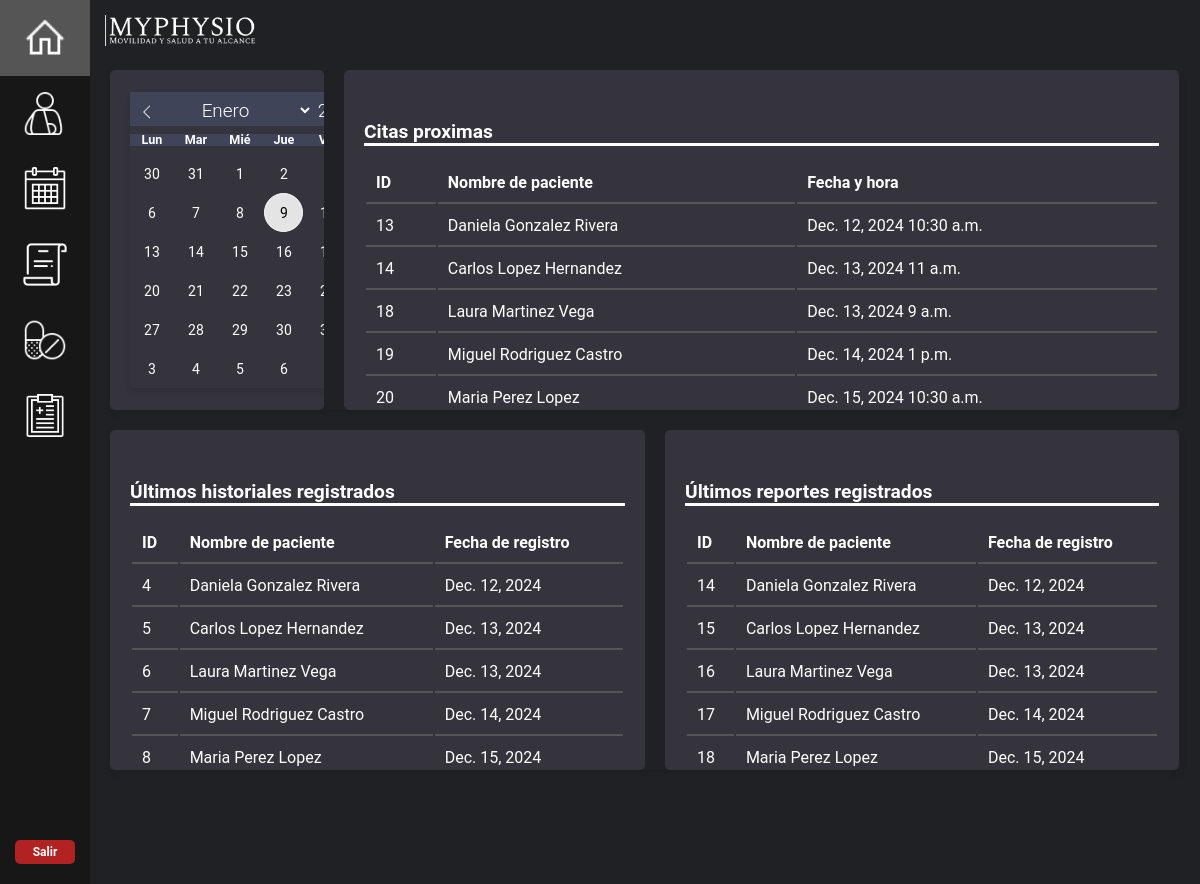
Page /home/ on the earlier database version.
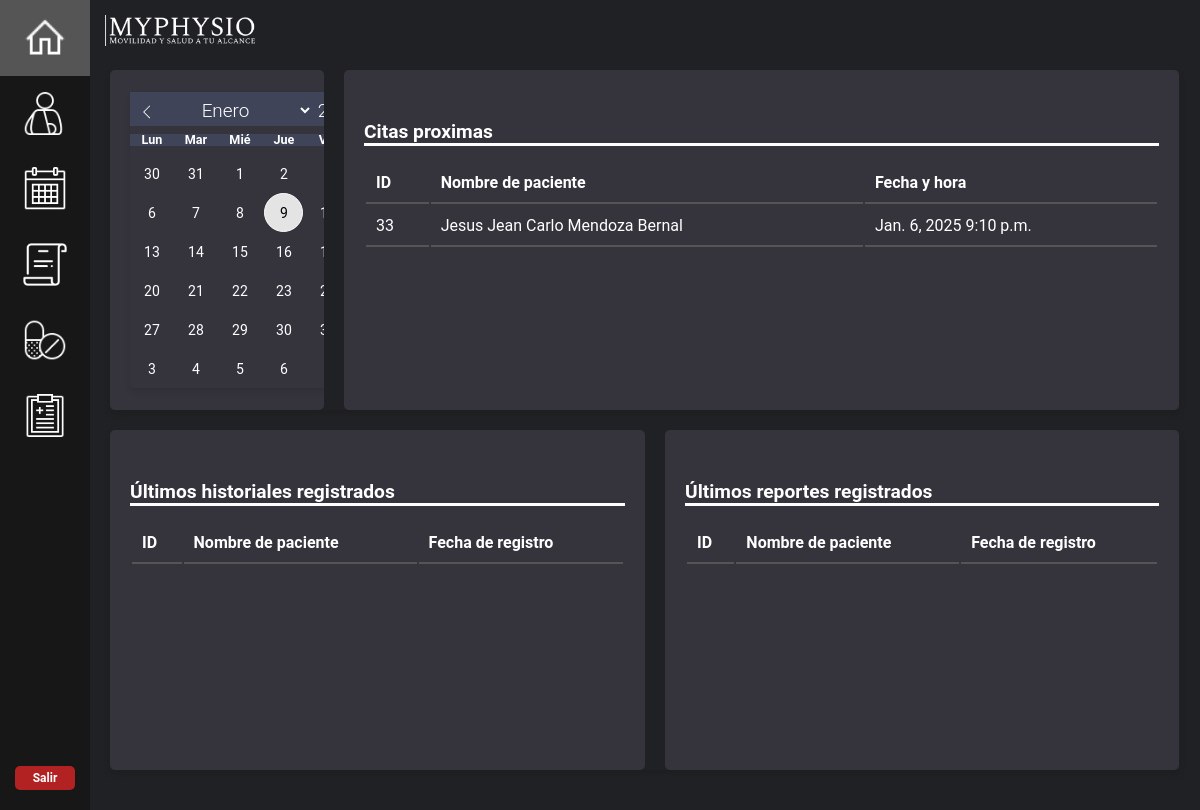
Same page on the later database version.
### mainapp/models.py (models this page shows, shortened)
class Citas(models.Model):
    paciente = models.ForeignKey(Paciente, on_delete=models.CASCADE, blank=False, null=False)
    fecha = models.DateField()
    hora = models.TimeField(auto_now=False, auto_now_add=False)
    class Meta:
        unique_together = ('paciente', 'fecha', 'hora')

class Paciente(models.Model):
    nombre = models.CharField(max_length=100)
    apellido_paterno = models.CharField(max_length=100)
    apellido_materno = models.CharField(max_length=100)
    edad = models.IntegerField(blank=True, null=True)
    fecha_nacimiento = models.DateField(blank=True, null=True)
    sexo = models.CharField(max_length=100, blank=True, null=True)
    direccion = models.CharField(max_length=100, blank=True, null=True)
    telefonoP = models.CharField(max_length=10,blank=True, null=True)
    emailP = models.EmailField(blank=True, null=True)
    sintomas = models.CharField(max_length=100, blank=True, null=True)
    frecuencia_dolor = models.CharField(max_length=255, blank=True, null=True)
    act_causante = models.CharField(max_length=100, blank=True, null=True)
    descripcion_dolor = models.CharField(max_length=100, blank=True, null=True)
    intensidad_dolor = models.CharField(max_length=100, blank=True, null=True)
    tratamiento = models.TextField(max_length=255, blank=True, null=True)
    lesiones = models.CharField(max_length=100, blank=True, null=True)
    condicion = models.CharField(max_length=100, blank=True, null=True)
    tratamientos_previos = models.TextField(max_length=255, blank=True, null=True)
    medicacion_actual = models.CharField(max_length=100, blank=True, null=True)
    peso = models.IntegerField(blank=True, null=True)
    altura = models.IntegerField(blank=True, null=True)
    rango_mov = models.IntegerField(blank=True, null=True)
    presion = models.CharField(max_length=100, blank=True, null=True)
    ocupacion = models.CharField(max_length=100, blank=True, null=True)
    act_fisica = models.CharField(max_length=100, blank=True, null=True)
    descanso = models.TextField(max_length=255, blank=True, null=True)
    alimentacion = models.TextField(max_length=255, blank=True, null=True)
    def __str__(self):
        return self.nombre + ' ' + self.apellido_paterno + ' ' + self.apellido_materno

class Historial(models.Model):
    paciente = models.ForeignKey(Paciente, on_delete=models.CASCADE, blank=False, null=False)
    fecha = models.DateField()
    cuello_d = models.IntegerField(blank=True, null=True)
    torso_d = models.IntegerField(blank=True, null=True)
    m_sup_d = models.IntegerField(blank=True, null=True)
    m_inf_d = models.IntegerField(blank=True, null=True)
    cuello_i = models.IntegerField(blank=True, null=True)
    torso_i = models.IntegerField(blank=True, null=True)
    m_sup_i = models.IntegerField(blank=True, null=True)
    m_inf_i = models.IntegerField(blank=True, null=True)
    cuello_dg = models.IntegerField(blank=True, null=True)
    torso_dg = models.IntegerField(blank=True, null=True)
    m_sup_dg = models.IntegerField(blank=True, null=True)
    m_inf_dg = models.IntegerField(blank=True, null=True)
    cuello_ig = models.IntegerField(blank=True, null=True)
    torso_ig = models.IntegerField(blank=True, null=True)
    m_sup_ig = models.IntegerField(blank=True, null=True)
    m_inf_ig = models.IntegerField(blank=True, null=True)
    flexv_ms_hd = models.IntegerField(blank=True, null=True)
    flexh_ms_hd = models.IntegerField(blank=True, null=True)
    extv_ms_hd = models.IntegerField(blank=True, null=True)
    exth_ms_hd = models.IntegerField(blank=True, null=True)
    abd_ms_hd = models.IntegerField(blank=True, null=True)
    add_ms_hd = models.IntegerField(blank=True, null=True)
    rotext_ms_hd = models.IntegerField(blank=True, null=True)
    rotint_ms_hd = models.IntegerField(blank=True, null=True)
    flexv_ms_hi = models.IntegerField(blank=True, null=True)
    flexh_ms_hi = models.IntegerField(blank=True, null=True)
    extv_ms_hi = models.IntegerField(blank=True, null=True)
    exth_ms_hi = models.IntegerField(blank=True, null=True)
    abd_ms_hi = models.IntegerField(blank=True, null=True)
    add_ms_hi = models.IntegerField(blank=True, null=True)
    rotext_ms_hi = models.IntegerField(blank=True, null=True)
    rotint_ms_hi = models.IntegerField(blank=True, null=True)
    flex_ms_bd = models.IntegerField(blank=True, null=True)
    ext_ms_bd = models.IntegerField(blank=True, null=True)
    pron_ms_bd = models.IntegerField(blank=True, null=True)
    susp_ms_bd = models.IntegerField(blank=True, null=True)
    flex_ms_bi = models.IntegerField(blank=True, null=True)
    ext_ms_bi = models.IntegerField(blank=True, null=True)
    pron_ms_bi = models.IntegerField(blank=True, null=True)
    susp_ms_bi = models.IntegerField(blank=True, null=True)
    flex_ms_md = models.IntegerField(blank=True, null=True)
    ext_ms_md = models.IntegerField(blank=True, null=True)
    abdr_ms_md = models.IntegerField(blank=True, null=True)
    add_ms_md = models.IntegerField(blank=True, null=True)
    flex_ms_mi = models.IntegerField(blank=True, null=True)
    ext_ms_mi = models.IntegerField(blank=True, null=True)
    abdr_ms_mi = models.IntegerField(blank=True, null=True)
    add_ms_mi = models.IntegerField(blank=True, null=True)
    flex_mi_cd = models.IntegerField(blank=True, null=True)
    ext_mi_cd = models.IntegerField(blank=True, null=True)
    flexcr_mi_cd = models.IntegerField(blank=True, null=True)
    abd_mi_cd = models.IntegerField(blank=True, null=True)
    add_mi_cd = models.IntegerField(blank=True, null=True)
    rotint_mi_cd = models.IntegerField(blank=True, null=True)
    rotext_mi_cd = models.IntegerField(blank=True, null=True)
    flex_mi_ci = models.IntegerField(blank=True, null=True)
    ext_mi_ci = models.IntegerField(blank=True, null=True)
    flexcr_mi_ci = models.IntegerField(blank=True, null=True)
    abd_mi_ci = models.IntegerField(blank=True, null=True)
    add_mi_ci = models.IntegerField(blank=True, null=True)
    rotint_mi_ci = models.IntegerField(blank=True, null=True)
    rotext_mi_ci = models.IntegerField(blank=True, null=True)
    flex_mi_pd = models.IntegerField(blank=True, null=True)
    ext_mi_pd = models.IntegerField(blank=True, null=True)
    rotint_mi_pd = models.IntegerField(blank=True, null=True)
    rotext_mi_pd = models.IntegerField(blank=True, null=True)
    flexplan_mi_pd = models.IntegerField(blank=True, null=True)
    dors_mi_pd = models.IntegerField(blank=True, null=True)
    inve_mi_pd = models.IntegerField(blank=True, null=True)
    ever_mi_pd = models.IntegerField(blank=True, null=True)
    flex_mi_pi = models.IntegerField(blank=True, null=True)
    ext_mi_pi = models.IntegerField(blank=True, null=True)
    rotint_mi_pi = models.IntegerField(blank=True, null=True)
    rotext_mi_pi = models.IntegerField(blank=True, null=True)
    flexplan_mi_pi = models.IntegerField(blank=True, null=True)
    dors_mi_pi = models.IntegerField(blank=True, null=True)
    inve_mi_pi = models.IntegerField(blank=True, null=True)
    ever_mi_pi = models.IntegerField(blank=True, null=True)
    pres_dif = models.CharField(max_length=250, blank=True, null=True)
    pres_ayud = models.CharField(max_length=250, blank=True, null=True)
    pres_claudi = models.CharField(max_length=250, blank=True, null=True)
    pres_atax = models.CharField(max_length=250, blank=True, null=True)
    pres_espa = models.CharField(max_length=250, blank=True, null=True)

class Reporte(models.Model):
    paciente = models.ForeignKey(Paciente, on_delete=models.CASCADE, blank=False, null=False)
    diagnostico = models.CharField(max_length=255)
    fecha = models.DateField()
    motivoconsulta = models.TextField(max_length=555)
    descripcion = models.TextField(max_length=555)
    compromisos = models.TextField(max_length=555)
    fechasnconsulta = models.DateField()
    horanconsulta = models.TimeField(null=True, blank=True)  # Nuevo campo para la hora

### mainapp/views.py (the view)
# urls.py: path("home/", views.home, name="home"),
def home(request):
    info_citas = Citas.objects.all
    info_historial = Historial.objects.all
    info_reportes = Reporte.objects.all
    return render(request, "./home.html", {'citas': info_citas, 'historiales' : info_historial, 'reportes' : info_reportes})

### mainapp/templates/home.html (shortened to what this page needs)
{% extends "dashboard_home.html" %}
{% load static %}
{% block extra_css %}
<link rel="stylesheet" href="{% static 'flatpickr.min.css' %}">
<link rel="stylesheet" href="{% static 'flatpickr.dark.min.css' %}">
{% endblock %}
{% block content %}
<div class="home-container">
    <div class="home-group">
        <div class="calendar-container">
            <input style="display:none;"type="text" class="calendar-input" id="calendar" placeholder="Selecciona una fecha" readonly>
        </div>
    </div>
    <div class="home-group">
        <div class="section-title">Citas proximas</div>
        <table class="table-dashboard">
            <thead>
                <tr>
                    <th>ID</th>
                    <th>Nombre de paciente</th>
                    <th>Fecha y hora</th>
                </tr>
            </thead>
            <tbody id="tabla-citas-proximas">
                {% for item in citas %}
                <tr>
                    <td>{{ item.id }}</td>
                    <td>{{ item.paciente }}</td>
                    <td>{{ item.fecha }} {{item.hora}}</td>
                  </tr>
                {% endfor %}
            </tbody>
        </table>
    </div>
</div>
<div class="ultimos">
    <div class="home-group">
        <div class="section-title">Últimos historiales registrados</div>
        <table>
            <thead>
                <tr>
                    <th>ID</th>
                    <th>Nombre de paciente</th>
                    <th>Fecha de registro</th>
                </tr>
            </thead>
            <tbody id="tabla-historiales">
                {% for item in historiales %}
                <tr>
                    <td>{{ item.id }}</td>
                    <td>{{ item.paciente }}</td>
                    <td>{{ item.fecha }} {{item.hora}}</td>
                  </tr>
                {% endfor %}
            </tbody>
        </table>
    </div>
    <div class="home-group">
        <div class="section-title">Últimos reportes registrados</div>
        <table>
            <thead>
                <tr>
                    <th>ID</th>
                    <th>Nombre de paciente</th>
                    <th>Fecha de registro</th>
                </tr>
            </thead>
            <tbody id="tabla-reportes">
                {% for item in reportes %}
                <tr>
                    <td>{{ item.id }}</td>
                    <td>{{ item.paciente }}</td>
                    <td>{{ item.fecha }} {{item.hora}}</td>
                  </tr>
                {% endfor %}
            </tbody>
        </table>
    </div>
</div>
{% endblock %}

Differences in the rows shown:
removed Citas: id "13", paciente "Daniela Gonzalez Rivera", fecha "Dec. 12, 2024", hora "10:30 a.m."
removed Citas: id "14", paciente "Carlos Lopez Hernandez", fecha "Dec. 13, 2024", hora "11 a.m."
removed Citas: id "18", paciente "Laura Martinez Vega", fecha "Dec. 13, 2024", hora "9 a.m."
removed Citas: id "19", paciente "Miguel Rodriguez Castro", fecha "Dec. 14, 2024", hora "1 p.m."
removed Citas: id "20", paciente "Maria Perez Lopez", fecha "Dec. 15, 2024", hora "10:30 a.m."
removed Historial: id "4", paciente "Daniela Gonzalez Rivera", fecha "Dec. 12, 2024"
removed Historial: id "5", paciente "Carlos Lopez Hernandez", fecha "Dec. 13, 2024"
removed Historial: id "6", paciente "Laura Martinez Vega", fecha "Dec. 13, 2024"
removed Historial: id "7", paciente "Miguel Rodriguez Castro", fecha "Dec. 14, 2024"
removed Historial: id "8", paciente "Maria Perez Lopez", fecha "Dec. 15, 2024"
removed Reporte: id "14", paciente "Daniela Gonzalez Rivera", fecha "Dec. 12, 2024"
removed Reporte: id "15", paciente "Carlos Lopez Hernandez", fecha "Dec. 13, 2024"
removed Reporte: id "16", paciente "Laura Martinez Vega", fecha "Dec. 13, 2024"
removed Reporte: id "17", paciente "Miguel Rodriguez Castro", fecha "Dec. 14, 2024"
removed Reporte: id "18", paciente "Maria Perez Lopez", fecha "Dec. 15, 2024"
added Citas: id "33", paciente "Jesus Jean Carlo Mendoza Bernal", fecha "Jan. 6, 2025", hora "9:10 p.m."
